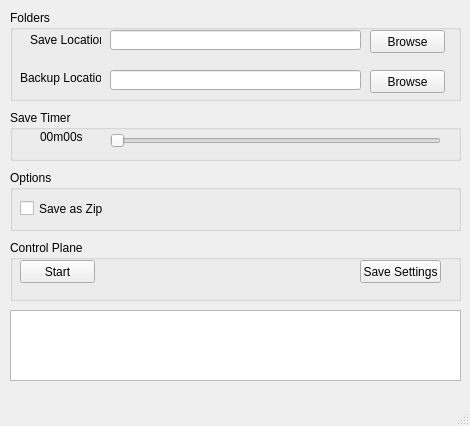
<?xml version="1.0" encoding="UTF-8"?>
<ui version="4.0">
 <class>MainWindow</class>
 <widget class="QMainWindow" name="MainWindow">
  <property name="geometry">
   <rect>
    <x>0</x>
    <y>0</y>
    <width>470</width>
    <height>426</height>
   </rect>
  </property>
  <property name="windowTitle">
   <string>Empyrion Save</string>
  </property>
  <widget class="QWidget" name="centralwidget">
   <widget class="QGroupBox" name="foldersGroup">
    <property name="geometry">
     <rect>
      <x>10</x>
      <y>10</y>
      <width>451</width>
      <height>91</height>
     </rect>
    </property>
    <property name="title">
     <string>Folders</string>
    </property>
    <widget class="QLabel" name="backupLabel">
     <property name="geometry">
      <rect>
       <x>10</x>
       <y>60</y>
       <width>81</width>
       <height>16</height>
      </rect>
     </property>
     <property name="text">
      <string>Backup Location</string>
     </property>
    </widget>
    <widget class="QLineEdit" name="backupEdit">
     <property name="geometry">
      <rect>
       <x>100</x>
       <y>60</y>
       <width>251</width>
       <height>20</height>
      </rect>
     </property>
    </widget>
    <widget class="QPushButton" name="backupBrowse">
     <property name="geometry">
      <rect>
       <x>360</x>
       <y>60</y>
       <width>75</width>
       <height>23</height>
      </rect>
     </property>
     <property name="acceptDrops">
      <bool>false</bool>
     </property>
     <property name="text">
      <string>Browse</string>
     </property>
    </widget>
    <widget class="QLabel" name="saveLabel">
     <property name="geometry">
      <rect>
       <x>20</x>
       <y>20</y>
       <width>71</width>
       <height>20</height>
      </rect>
     </property>
     <property name="text">
      <string>Save Location</string>
     </property>
    </widget>
    <widget class="QLineEdit" name="saveEdit">
     <property name="geometry">
      <rect>
       <x>100</x>
       <y>20</y>
       <width>251</width>
       <height>20</height>
      </rect>
     </property>
    </widget>
    <widget class="QPushButton" name="saveBrowse">
     <property name="geometry">
      <rect>
       <x>360</x>
       <y>20</y>
       <width>75</width>
       <height>23</height>
      </rect>
     </property>
     <property name="acceptDrops">
      <bool>false</bool>
     </property>
     <property name="text">
      <string>Browse</string>
     </property>
    </widget>
   </widget>
   <widget class="QGroupBox" name="timerGroup">
    <property name="geometry">
     <rect>
      <x>10</x>
      <y>110</y>
      <width>451</width>
      <height>51</height>
     </rect>
    </property>
    <property name="title">
     <string>Save Timer</string>
    </property>
    <widget class="QLabel" name="intervalLabel">
     <property name="geometry">
      <rect>
       <x>30</x>
       <y>20</y>
       <width>47</width>
       <height>13</height>
      </rect>
     </property>
     <property name="layoutDirection">
      <enum>Qt::LeftToRight</enum>
     </property>
     <property name="text">
      <string>00m00s</string>
     </property>
    </widget>
    <widget class="QSlider" name="timerSlider">
     <property name="geometry">
      <rect>
       <x>100</x>
       <y>20</y>
       <width>331</width>
       <height>22</height>
      </rect>
     </property>
     <property name="maximum">
      <number>1800</number>
     </property>
     <property name="orientation">
      <enum>Qt::Horizontal</enum>
     </property>
    </widget>
   </widget>
   <widget class="QGroupBox" name="controlGroup">
    <property name="geometry">
     <rect>
      <x>10</x>
      <y>240</y>
      <width>451</width>
      <height>61</height>
     </rect>
    </property>
    <property name="title">
     <string>Control Plane</string>
    </property>
    <widget class="QPushButton" name="saveButton">
     <property name="geometry">
      <rect>
       <x>350</x>
       <y>20</y>
       <width>81</width>
       <height>23</height>
      </rect>
     </property>
     <property name="text">
      <string>Save Settings</string>
     </property>
    </widget>
    <widget class="QPushButton" name="startButton">
     <property name="geometry">
      <rect>
       <x>10</x>
       <y>20</y>
       <width>75</width>
       <height>23</height>
      </rect>
     </property>
     <property name="text">
      <string>Start</string>
     </property>
    </widget>
   </widget>
   <widget class="QGroupBox" name="optionsGroup">
    <property name="geometry">
     <rect>
      <x>10</x>
      <y>170</y>
      <width>451</width>
      <height>61</height>
     </rect>
    </property>
    <property name="title">
     <string>Options</string>
    </property>
    <widget class="QCheckBox" name="saveZipCheck">
     <property name="geometry">
      <rect>
       <x>10</x>
       <y>30</y>
       <width>111</width>
       <height>17</height>
      </rect>
     </property>
     <property name="text">
      <string>Save as Zip</string>
     </property>
    </widget>
   </widget>
   <widget class="QTextEdit" name="textEdit">
    <property name="geometry">
     <rect>
      <x>10</x>
      <y>310</y>
      <width>451</width>
      <height>71</height>
     </rect>
    </property>
   </widget>
  </widget>
  <widget class="QMenuBar" name="menubar">
   <property name="geometry">
    <rect>
     <x>0</x>
     <y>0</y>
     <width>470</width>
     <height>21</height>
    </rect>
   </property>
  </widget>
  <widget class="QStatusBar" name="statusbar">
   <property name="statusTip">
    <string/>
   </property>
  </widget>
 </widget>
 <resources/>
 <connections/>
</ui>
